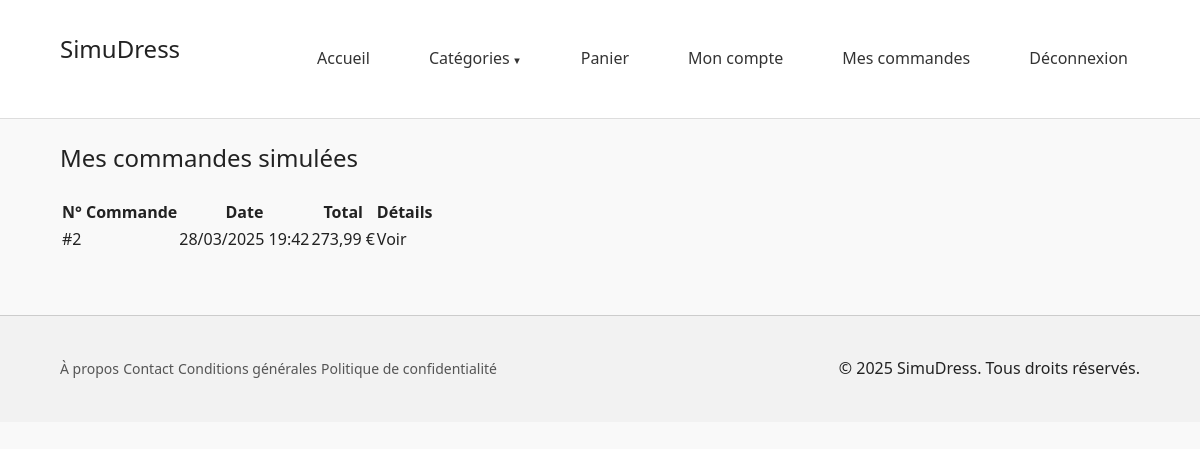
The page /mes_commandes.php (signed in) on the database its author committed.
### tables this page shows
CREATE TABLE IF NOT EXISTS `commandes` (
  `id` int NOT NULL AUTO_INCREMENT,
  `utilisateur_id` int NOT NULL,
  `date_commande` timestamp NULL DEFAULT CURRENT_TIMESTAMP,
  `total` decimal(10,2) NOT NULL,
  PRIMARY KEY (`id`),
  KEY `utilisateur_id` (`utilisateur_id`),
  CONSTRAINT `commandes_ibfk_1` FOREIGN KEY (`utilisateur_id`) REFERENCES `utilisateurs` (`id`) ON DELETE CASCADE
);

### public/mes_commandes.php (the view, shortened to what this page needs)
<?php
require_once __DIR__ . '/../includes/header.php';
$user_id = $_SESSION['utilisateur']['id'];
$stmt = $pdo->prepare("SELECT * FROM commandes WHERE utilisateur_id = ? ORDER BY date_commande DESC");
$stmt->execute([$user_id]);
$commandes = $stmt->fetchAll();
?>
<section class="mes-commandes">
    <div class="container">
        <h1>Mes commandes simulées</h1>
        <?php if (empty($commandes)): ?>
            <p>Vous n'avez encore passé aucune commande.</p>
        <?php else: ?>
            <table class="table-commandes">
                <thead>
                    <tr>
                        <th>N° Commande</th>
                        <th>Date</th>
                        <th>Total</th>
                        <th>Détails</th>
                    </tr>
                </thead>
                <tbody>
                    <?php foreach ($commandes as $commande): ?>
                        <tr>
                            <td>#<?= $commande['id'] ?></td>
                            <td><?= date('d/m/Y H:i', strtotime($commande['date_commande'])) ?></td>
                            <td><?= number_format($commande['total'], 2, ',', ' ') ?> €</td>
                            <td><a href="mes_commandes.php?commande=<?= $commande['id'] ?>">Voir</a></td>
                        </tr>
                    <?php endforeach; ?>
                </tbody>
            </table>
        <?php endif; ?>
    </div>
</section>
<?php require_once __DIR__ . '/../includes/footer.php'; ?>

### assets/css/style.css (style rules this page uses)
* { margin: 0; padding: 0; box-sizing: border-box; }
body { font-family: 'Segoe UI', sans-serif; background-color: #f9f9f9; color: #222; line-height: 1.6; }
a { text-decoration: none; color: inherit; }
.container { width: 90%; max-width: 1100px; margin: 0 auto; padding: 20px 0; }
h1, h2 { margin-bottom: 20px; font-weight: 500; }

### rows shown on the page
commandes: id "2", date_commande "28/03/2025 19:42", total "273,99"

### other values the page prints
SITE_NAME "SimuDress"
